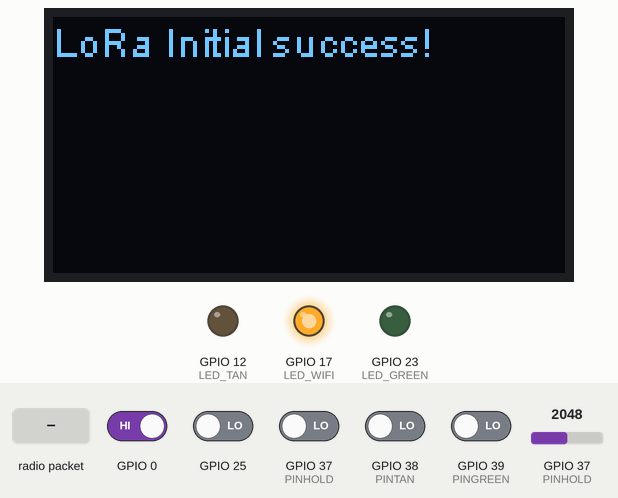
Recording of a sketch running on a simulated ESP32. Shown: 128×64 one-colour display, output pins drawn as LEDs (lit = HIGH). The inputs (shaded band) are chosen by the test bench; at power-on: GPIO 0 HIGH, GPIO 25, GPIO 37 (PINHOLD), GPIO 38 (PINTAN), GPIO 39 (PINGREEN) LOW, GPIO 37 (PINHOLD) = 2048. WiFi joins after 1.5 s; servers stay silent unless stated; uploads are accepted with an empty reply; nothing arrives over Bluetooth unless stated; a phone connects over Bluetooth LE 3 s after start; what the sketch prints to the serial monitor is not drawn.

Above: at 3.6 s.
3.7 s: GPIO 0 driven LOW
At 5.3 s:
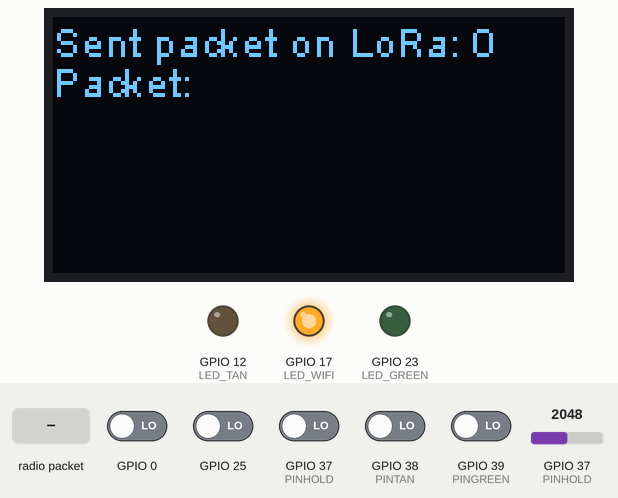
6.1 s: radio packet "update" arrives
At 8.0 s:
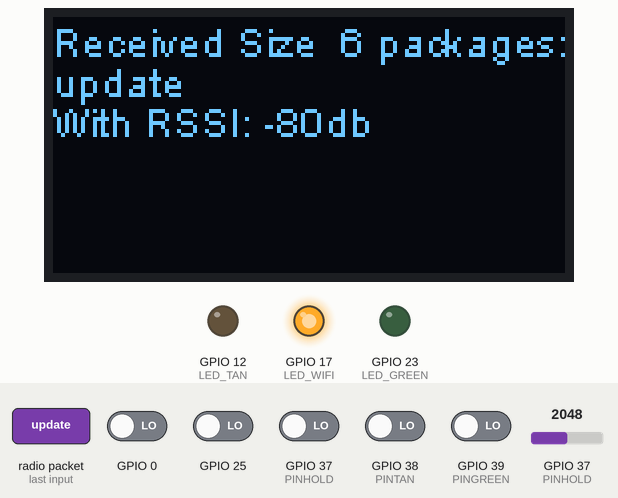
8.3 s: radio packet "startGame" arrives
At 9.4 s:
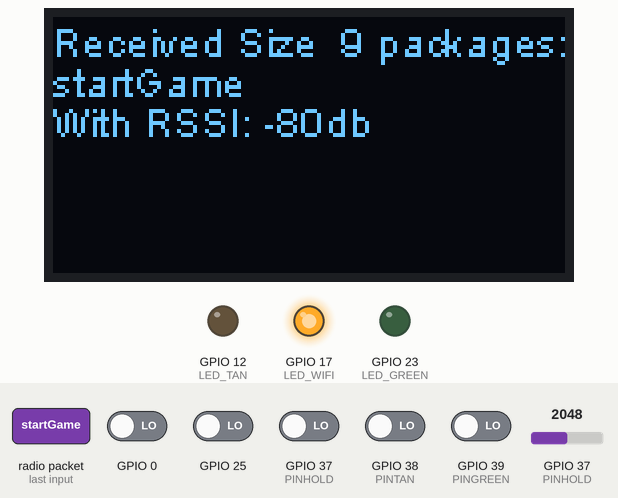
9.8 s: radio packet "stopGame" arrives
At 11.6 s:
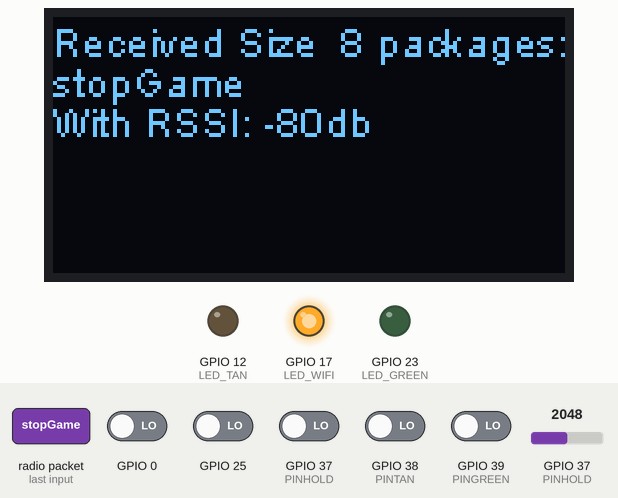
12.1 s: radio packet "1" arrives
At 13.8 s:
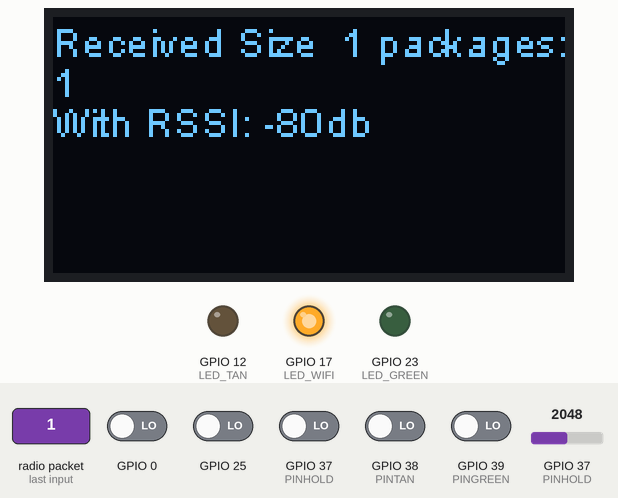
Timing chart, 0 to 15.3 s (numbered marks = the images above; inputs shaded):
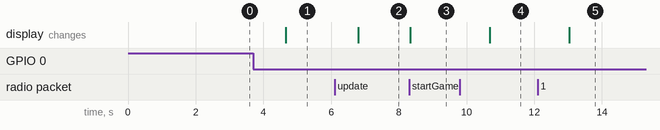

The sketch:

Main.ino
```cpp
#include <ArduinoJson.h>
#include "heltec.h"
#include "bluetoothServer.h"
#include "SPI.h"
#include "batteryReader.h"
#include "button.h"
#include "game.h"
#include "wifiUnit.h"

#define BAND        915E6
#define NODE_ID     1
const String ACK_PACKET = "ack";

String rssi = "RSSI --";
String packSize = "--";
String packet;
unsigned int packetCounter;
int resendCounter = 0;

bool receiveflag = false;
bool waitingForAck = false;
bool resendflag=false;
bool deepsleepflag=false;
bool updatePacketReady = false;

long lastSendTime = 0;        // last send time
int resendInterval = 2000;          // resendInterval between resends (20sec)
uint64_t chipid;
String lastMsg;
String updatePacket;

void interrupt_GPIO0()
{
  delay(10);
  if(digitalRead(0)== 0) {
     if(digitalRead(LED)==LOW) {
      resendflag=true;
    } else {
      deepsleepflag=true;
    }
  }
}

void setup() {
  pinMode(LED_GREEN, OUTPUT);
  pinMode(LED_TAN, OUTPUT);
  pinMode(LED_WIFI, OUTPUT);
  Heltec.begin(true /*DisplayEnable Enable*/, true /*LoRa Enable*/, true /*Serial Enable*/, true /*LoRa use PABOOST*/, BAND /*LoRa RF working band*/);
  delay(300);
  Heltec.display -> clear();

  WIFISetup();
  bleServerStart();
  setupBatteryReading();
  setupButton();

  chipid=ESP.getEfuseMac();
  Serial.printf("ESP32ChipID=%04X \n",(uint16_t)(chipid>>32));

  attachInterrupt(0,interrupt_GPIO0,FALLING);
  //define on receive method
  LoRa.onReceive(onReceive);
  //put lora on receive state
  //send("initialize");
  LoRa.receive();
}

void loop() {
  if(receiveflag) {           //apres avoir recu, rentre ici
    displayReceive();
    delay(100);
    receiveflag = false;

    sendAck(); //send le ACK apres avoir receive dequoi
  }

  WIFILoop();

  if (isStartStopGameReady) {
    sendLora(response);
    isStartStopGameReady = false;
  }

  if (updatePacketReady) {
    send(updatePacket);
    updatePacketReady = false;
  }

  bleServerLoop();
  readBatteryVoltage();

  if (gameIsRunning) {
    gameLoop();
    if (isReadyToUpdate) {
      String msg = buildUpdateMsg();
      send(msg);
    }
  }

  if(deepsleepflag) {
    sleep();
  }
  if(resendflag) {
   resendflag=false;
   send("try hello " + (String)(packetCounter++));
   displaySendLoRa();
  }

  if (waitingForAck) {        //waiting for ACK
    if (lastSendTime == resendInterval) {
      resendCounter += 1;
      send(lastMsg);
      displayResend();
    }
    lastSendTime++;
  }
}

void displayResend() {
  Heltec.display -> drawString(0, 40, "Resent Packet " + (String)(packetCounter) + " X" + (String)(resendCounter));
  Heltec.display -> drawString(0, 50, "Packet: " + (String)(lastMsg));
  Heltec.display -> display();
  delay(100);
  Heltec.display -> clear();
}

void displaySendLoRa() {
  Heltec.display -> drawString(0, 0, "Sent packet on LoRa: " + (String)(packetCounter-1));
  Heltec.display -> drawString(0, 10, "Packet: " + (String)(lastMsg));
  Heltec.display -> display();
  delay(100);
  Heltec.display -> clear();
}

void displaySendWiFi(String msg) {
  Heltec.display -> drawString(0, 0, "Sent packet on WiFi: " + (String)(packetCounter-1));
  Heltec.display -> drawString(0, 10, "Packet: " + msg);
  Heltec.display -> display();
  delay(100);
  Heltec.display -> clear();
}

void displayReceive() {
  Heltec.display -> drawString(0, 0, "Received Size  " + packSize + " packages:");
  Heltec.display -> drawString(0, 10, packet);
  Heltec.display -> drawString(0, 20, "With RSSI: " + rssi + "db");
  Heltec.display -> display();
  delay(100);
  Heltec.display -> clear();
}

void sendAck() {
  resendCounter = 0;
  LoRa.beginPacket();
  LoRa.print(ACK_PACKET);
  LoRa.endPacket();
  delay(50);
  LoRa.receive();
}

void send(String msg) {
  if(WiFi.status() == WL_CONNECTED){
    Serial.println("Msg sent on WiFi...");
    httpPost("/updateFromBalise/", msg.substring(msg.indexOf('#') + 1));
    //displaySendWiFi(msg);
    return;
  }

  Serial.print("WiFi Disconnected... Sending msg on LoRa...\nMSG sent : ");
  sendLora(msg);
}

void sendLora(String msg) {
  Serial.println("Msg sent on Lora...");
  lastMsg = msg;
  digitalWrite(25, LOW);
  LoRa.beginPacket();
  LoRa.print(msg);
  LoRa.endPacket();
  delay(50);
  LoRa.receive();

  lastSendTime = 0;
  waitingForAck = true;
  displaySendLoRa();
}

void onReceive(int packetSize) { //LoRa receiver interrupt service (method)
  if (packetSize == 0) return;

  packet = "";
  packSize = String(packetSize, DEC);

  while (LoRa.available()) {
    packet += (char) LoRa.read();
  }
  rssi = String(LoRa.packetRssi(), DEC);

  Serial.print("\nPACKET : ");
  Serial.println(packet);

  if (packet == ACK_PACKET && waitingForAck) {
    digitalWrite(25,HIGH); //WHITE LED ON BOARD
    Serial.println("ACK Received");
    Heltec.display -> clear();
    waitingForAck = false;
    lastSendTime = 0;
    return;
  }

  if (packet == START_GAME_PACKET && !gameIsRunning) {
    startGame();
  } else if (packet == STOP_GAME_PACKET && gameIsRunning) {
    stopGame();
  } else if (packet.startsWith("update")) {
    updatePacket = packet;
    updatePacketReady = true;
  }

  receiveflag = true;
}

void sleep() { //Sleep method
  LoRa.end();
  LoRa.sleep();
  delay(100);
  pinMode(4,INPUT);
  pinMode(5,INPUT);
  pinMode(14,INPUT);
  pinMode(15,INPUT);
  pinMode(16,INPUT);
  pinMode(17,INPUT);
  pinMode(18,INPUT);
  pinMode(19,INPUT);
  pinMode(26,INPUT);
  pinMode(27,INPUT);
  digitalWrite(Vext,HIGH);
  delay(2);
  esp_deep_sleep_start();
}
```

batteryReader.h
```cpp
#include <esp_adc_cal.h>
#include <driver/adc.h>

#define MAXBATT                 4200    // The default Lipo is 4200mv when the battery is fully charged.
#define LIGHT_SLEEP_VOLTAGE     3750    // Point where start light sleep
#define MINBATT                 3200    // The default Lipo is 3200mv when the battery is empty...this WILL be low on the 3.3v rail specs!!!

#define VOLTAGE_DIVIDER         3.20    // Lora has 220k/100k voltage divider so need to reverse that reduction via (220k+100k)/100k on vbat GPIO37 or ADC1_1 (early revs were GPIO13 or ADC2_4 but do NOT use with WiFi.begin())
#define DEFAULT_VREF            1100    // Default VREF use if no e-fuse calibration
#define VBATT_SAMPLE            500     // Battery sample rate in ms
#define VBATT_SMOOTH            50      // Number of averages in sample
#define ADC_READ_STABILIZE      5       // in ms (delay from GPIO control and ADC connections times)
#define LO_BATT_SLEEP_TIME      10*60*1000*1000     // How long when low batt to stay in sleep (us)
#define HELTEC_V2_1             1       // Set this to switch between GPIO13(V2.0) and GPIO37(V2.1) for VBatt ADC.
#define VBATT_GPIO              21      // Heltec GPIO to toggle VBatt read connection ... WARNING!!! This also connects VEXT to VCC=3.3v so be careful what is on header.  Also, take care NOT to have ADC read connection in OPEN DRAIN when GPIO goes HIGH
#define __DEBUG                 0       // DEBUG Serial output

uint16_t batteryVoltage;

uint16_t Sample();
void drawBattery(uint16_t, bool = false);

esp_adc_cal_characteristics_t *adc_chars;

void setupBatteryReading() { //setup
  while (! Serial);
  delay(20);

  // Characterize ADC at particular atten
  #if (defined(HELTEC_V2_1))
  adc_chars = (esp_adc_cal_characteristics_t*)calloc(1, sizeof(esp_adc_cal_characteristics_t));
  esp_adc_cal_value_t val_type = esp_adc_cal_characterize(ADC_UNIT_1, ADC_ATTEN_DB_6, ADC_WIDTH_BIT_12, DEFAULT_VREF, adc_chars);
  adc1_config_width(ADC_WIDTH_BIT_12);
  adc1_config_channel_atten(ADC1_CHANNEL_1,ADC_ATTEN_DB_6);
  #else
  // Use this for older V2.0 with VBatt reading wired to GPIO13
  adc_chars = (esp_adc_cal_characteristics_t*)calloc(1, sizeof(esp_adc_cal_characteristics_t));
  esp_adc_cal_value_t val_type = esp_adc_cal_characterize(ADC_UNIT_2, ADC_ATTEN_DB_6, ADC_WIDTH_BIT_12, DEFAULT_VREF, adc_chars);
  adc2_config_channel_atten(ADC2_CHANNEL_4,ADC_ATTEN_DB_6);
  #endif

  #if defined(__DEBUG) && __DEBUG > 0
  Serial.printf("ADC Calibration: ");
  if (val_type == ESP_ADC_CAL_VAL_EFUSE_VREF) {
      Serial.printf("eFuse Vref\n");
  } else if (val_type == ESP_ADC_CAL_VAL_EFUSE_TP) {
      Serial.printf("Two Point\n");
  } else {
      Serial.printf("Default[%dmV]\n",DEFAULT_VREF);
  }
  #else
  if (val_type);    // Suppress warning
  #endif

  Heltec.display->setFont(ArialMT_Plain_10);
  Heltec.display->clear();

  #if defined(__DEBUG) && __DEBUG >= 1
  Serial.printf("ADC Calibration: ");
  if (val_type == ESP_ADC_CAL_VAL_EFUSE_VREF) {
      Serial.printf("eFuse Vref\n");
  } else if (val_type == ESP_ADC_CAL_VAL_EFUSE_TP) {
      Serial.printf("Two Point\n");
  } else {
      Serial.printf("Default[%dmV]\n",DEFAULT_VREF);
  }
  #else
  if (val_type);    // Suppress warning
  #endif

  // Prime the Sample register
  for (uint8_t i = 0;i < VBATT_SMOOTH;i++) {
    Sample();
  }

  pinMode(VBATT_GPIO,OUTPUT);
  digitalWrite(VBATT_GPIO, LOW);              // ESP32 Lora v2.1 reads on GPIO37 when GPIO21 is low
  delay(ADC_READ_STABILIZE);                  // let GPIO stabilize

}


void readBatteryVoltage() { //loop
  Heltec.display->clear();
  uint16_t voltage = Sample();
  batteryVoltage = voltage;

  if (voltage < MINBATT) {                  // Low Voltage cut off shut down to protect battery as long as possible
    Heltec.display->setColor(WHITE);
    Heltec.display->setFont(ArialMT_Plain_10);
    Heltec.display->setTextAlignment(TEXT_ALIGN_CENTER);
    Heltec.display->drawString(64,24,"Shutdown!!");
    Heltec.display->display();
    delay(2000);
    #if defined(__DEBUG) && __DEBUG > 0
    Serial.printf(" !! Shutting down...low battery volotage: %dmV.\n",voltage);
    delay(10);
    #endif
    esp_sleep_enable_timer_wakeup(LO_BATT_SLEEP_TIME);
    esp_deep_sleep_start();
  } else if (voltage < LIGHT_SLEEP_VOLTAGE) {     // Use light sleep once on battery
    uint64_t s = VBATT_SAMPLE;
    #if defined(__DEBUG) && __DEBUG > 0
    Serial.printf(" - Light Sleep (%dms)...battery volotage: %dmV.\n",(int)s,voltage);
    delay(20);
    #endif
    esp_sleep_enable_timer_wakeup(s*1000);     // Light Sleep does not flush buffer
    esp_light_sleep_start();
  }
  delay(ADC_READ_STABILIZE);
}


// Poll the proper ADC for VBatt on Heltec Lora 32 with GPIO21 toggled
uint16_t ReadVBatt() {
  uint16_t reading = 666;

  digitalWrite(VBATT_GPIO, LOW);              // ESP32 Lora v2.1 reads on GPIO37 when GPIO21 is low
  delay(ADC_READ_STABILIZE);                  // let GPIO stabilize
  #if (defined(HELTEC_V2_1))
  pinMode(ADC1_CHANNEL_1, OPEN_DRAIN);        // ADC GPIO37
  reading = adc1_get_raw(ADC1_CHANNEL_1);
  pinMode(ADC1_CHANNEL_1, INPUT);             // Disconnect ADC before GPIO goes back high so we protect ADC from direct connect to VBATT (i.e. no divider)
  #else
  pinMode(ADC2_CHANNEL_4, OPEN_DRAIN);        // ADC GPIO13
  adc2_get_raw(ADC2_CHANNEL_4,ADC_WIDTH_BIT_12,&reading);
  pinMode(ADC2_CHANNEL_4, INPUT);             // Disconnect ADC before GPIO goes back high so we protect ADC from direct connect to VBATT (i.e. no divider
  #endif

  uint16_t voltage = esp_adc_cal_raw_to_voltage(reading, adc_chars);
  voltage*=VOLTAGE_DIVIDER;

  return voltage;
}

//  Use a buffer to average/sample ADC
uint16_t Sample() {
  static uint8_t i = 0;
  static uint16_t samp[VBATT_SMOOTH];
  static int32_t t = 0;
  static bool f = true;
  if(f){ for(uint8_t c=0;c<VBATT_SMOOTH;c++){ samp[c]=0; } f=false; }   // Initialize the sample array first time
  t -= samp[i];   // doing a rolling recording, so remove the old rolled around value out of total and get ready to put new one in.
  if (t<0) {t = 0;}

  // ADC read
  uint16_t voltage = ReadVBatt();

  samp[i]=voltage;
  #if defined(__DEBUG) && __DEBUG > 0
  Serial.printf("ADC Raw Reading[%d]: %d", i, voltage);
  #endif
  t += samp[i];

  if(++i >= VBATT_SMOOTH) {i=0;}
  uint16_t s = round(((float)t / (float)VBATT_SMOOTH));
  #if defined(__DEBUG) && __DEBUG > 0
  Serial.printf("   Smoothed of %d/%d = %d\n",t,VBATT_SMOOTH,s);
  #endif

  return s;
}
```

bluetoothServer.h
```cpp
#include <BLEDevice.h>
#include <BLEUtils.h>
#include <BLEServer.h>
#include <BLE2902.h>

#ifdef U8X8_HAVE_HW_SPI
#include <SPI.h>
#endif
#ifdef U8X8_HAVE_HW_I2C
#include <Wire.h>
#endif

#define BALISE_ID           103
#define SERVICE_UUID        "150F"
#define CHARACTERISTIC_UUID "151F"

BLEServer *pServer;
BLECharacteristic *baliseIdCharacteristic;
bool deviceConnected = false;
int txValue = 0;

class MyServerCallbacks : public BLEServerCallbacks {
  void onConnect(BLEServer* pServer) {
    deviceConnected = true;
  };

  void onDisconnect(BLEServer* pServer) {
    deviceConnected = false;
    Serial.println("Disconnected");
    pServer->getAdvertising()->start();
  };
};

void bleServerStart() {
  char title[25];
  sprintf(title, "BASTION-BALISE-%d", BALISE_ID);
  BLEDevice::init(title);

  pServer = BLEDevice::createServer();
  pServer->setCallbacks(new MyServerCallbacks());

  BLEService *pService = pServer->createService(SERVICE_UUID);

  baliseIdCharacteristic = pService->createCharacteristic(
                                         CHARACTERISTIC_UUID,
                                         BLECharacteristic::PROPERTY_READ |
                                         BLECharacteristic::PROPERTY_WRITE |
                                         BLECharacteristic::PROPERTY_NOTIFY
                                       );
  baliseIdCharacteristic->addDescriptor(new BLE2902());

  pService->start();
  pServer->getAdvertising()->start();
  Serial.print("Waiting for cellphone to notify balise ");
  Serial.println(BALISE_ID);
  BLEAdvertising *pAdvertising = pServer->getAdvertising();  // this still is working for backward compatibility
  pAdvertising->addServiceUUID(SERVICE_UUID);
  pAdvertising->setScanResponse(true);
  pAdvertising->setMinPreferred(0x06);  // functions that help with iPhone connections issue
  pAdvertising->setMinPreferred(0x12);
  BLEDevice::startAdvertising();
}

void bleServerLoop() {
  if (deviceConnected) {
     baliseIdCharacteristic->setValue(String(BALISE_ID).c_str());
     baliseIdCharacteristic->notify();
  }
}
```

button.h
```cpp
#define RELEASE 0
#define CLICK   1
#define DBCLICK 2
#define HOLD    3

#define PINHOLD 37
#define PINTAN 38
#define PINGREEN 39

int bounceTime = 50;
int holdTime = 250;
int doubleTime = 500;

int buttonState[5];
int lastReading[5];
int hold[5];
int single[5];

long onTime[5];
long lastSwitchTime[5];

int checkButton(int, int);
int onRelease(int);

void setupButton() {
  pinMode(PINTAN, INPUT);
  pinMode(PINGREEN, INPUT);
  pinMode(PINHOLD, INPUT);
}

void buttonCheckAll() {
  buttonState[0] = checkButton(PINHOLD, 0);
  buttonState[1] = checkButton(PINGREEN, 1);
  buttonState[2] = checkButton(PINTAN, 2);
}

//=====================================//

int checkButton(int buttonPin, int index) {
  int event = 0;
  int reading = digitalRead(buttonPin);

  //first pressed
  if (reading == HIGH && lastReading[index] == LOW) {
    onTime[index] = millis();
  }

  //held
  if (reading == HIGH && lastReading[index] == HIGH) {
    if ((millis() - onTime[index]) > holdTime) {
      event = HOLD;
      hold[index] = 1;
    }
  }

  //released
  if (reading == LOW && lastReading[index] == HIGH) {
    if (((millis() - onTime[index]) > bounceTime) && hold[index] != 1) {
      event = onRelease(index);
    }
    if (hold[index] == 1) {
      hold[index] = 0;
      Serial.println("hold release");
    }
  }

  lastReading[index] = reading;
  if (single[index] == 1 && (millis() - lastSwitchTime[index]) > doubleTime) {
    event = CLICK;
    single[index] = 0;
  }

  return event;
}

int onRelease(int index) {
  if ((millis() - lastSwitchTime[index]) >= doubleTime) {
    single[index] = 1;
    lastSwitchTime[index] = millis();
    return 0;
  }

  if ((millis() - lastSwitchTime[index]) < doubleTime) {
    single[index] = 0;
    lastSwitchTime[index] = millis();
    return DBCLICK;
  }
}
```

game.h
```cpp
#define NO_TEAM 0
#define TEAM_GREEN 1
#define TEAM_TAN 2

#define LED_GREEN 23
#define LED_TAN 12

const String START_GAME_PACKET = "startGame";
const String STOP_GAME_PACKET = "stopGame";
const int POINT_PER_MIN = 1;
const int TIMER_TIME = 60 * 1000000; //1 minute

bool gameIsRunning = false;
bool isReadyToUpdate = false;
hw_timer_t * timer = NULL;
portMUX_TYPE timerMux = portMUX_INITIALIZER_UNLOCKED;
volatile int count;

int currentTeam = NO_TEAM;
int pointTeamGreen = 0;
int pointTeamTan = 0;

void stopGame();
void addPoints();
void toggleTeam(int);
String buildUpdateMsg();
void lightupLed();

void IRAM_ATTR onTimer() {
  portENTER_CRITICAL_ISR(&timerMux);
  count++;
  portEXIT_CRITICAL_ISR(&timerMux);
}

void startGame() {
  stopGame();
  gameIsRunning = true;
  timer = timerBegin(0, 40, true);
  timerAttachInterrupt(timer, &onTimer, true);
  timerAlarmWrite(timer, TIMER_TIME, true);
  timerAlarmEnable(timer);
  Serial.println("Game started");
}

void gameLoop() {
  buttonCheckAll();
  if (buttonState[0] == HOLD) {
    if (buttonState[1] == HOLD) {
      toggleTeam(TEAM_GREEN);
    } else if (buttonState[2] == HOLD) {
      toggleTeam(TEAM_TAN);
    }
  }

  if (count > 0) {                    //add points si timer est déclencher! (1minutes)
    portENTER_CRITICAL(&timerMux);
    count--;
    portEXIT_CRITICAL(&timerMux);

    addPoints();
    isReadyToUpdate = true;
  }
}

void addPoints() {
  Serial.print("Adding points to : ");
  Serial.println(currentTeam);
  if (currentTeam == TEAM_GREEN) {
    pointTeamGreen += POINT_PER_MIN;
  } else if (currentTeam == TEAM_TAN) {
    pointTeamTan += POINT_PER_MIN;
  }
  Serial.printf("Current points are ; green %d, tan %d ", pointTeamGreen, pointTeamTan);
  Serial.println();
}

void toggleTeam(int team) {
  Serial.print("Toggling team to : ");
  Serial.println(team);
  if (team == TEAM_GREEN) {
    currentTeam = TEAM_GREEN;
    digitalWrite(LED_GREEN, HIGH);
    digitalWrite(LED_TAN, LOW);
  } else if (team == TEAM_TAN) {
    currentTeam = TEAM_TAN;
    digitalWrite(LED_GREEN, LOW);
    digitalWrite(LED_TAN, HIGH);
  }
  Serial.println();
}

void stopGame() {
  pointTeamGreen = 0;
  pointTeamTan = 0;
  currentTeam = NO_TEAM;
  isReadyToUpdate = false;
  gameIsRunning = false;
  digitalWrite(LED_GREEN, LOW);
  digitalWrite(LED_TAN, LOW);
  Serial.println("Game has been stopped...");
}

String buildUpdateMsg() {
  char msg[80];
  sprintf(msg, "update#%d?pointsGreen=%d&pointsTan=%d&batteryLevel=%d&currentTeam=%d", BALISE_ID, pointTeamGreen, pointTeamTan, batteryVoltage, currentTeam);
  isReadyToUpdate = false;
  return msg;
}
```

Source omitted: wifiUnit.h (3049 bytes)

Measured:
- after the input at 3.7 s, the display: changes after 0.97 s (image 1)
- after the input at 6.1 s, the display: changes after 0.70 s (image 2)
- after the input at 8.3 s, the display: changes at once (image 3)
- after the input at 9.8 s, the display: changes after 0.88 s (image 4)
- after the input at 12.1 s, the display: changes after 0.93 s (image 5)
